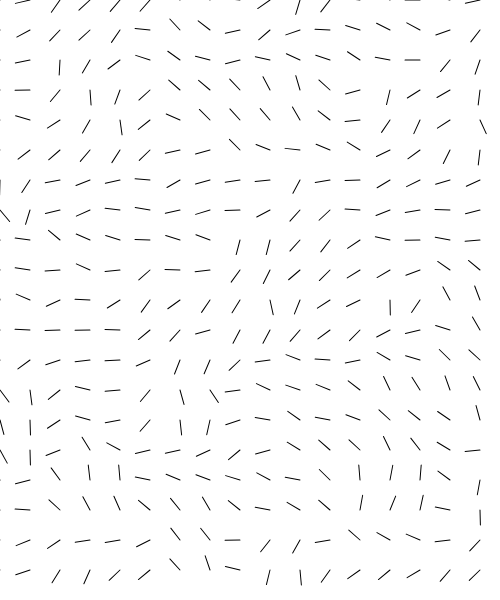
Frame 1 (no input)
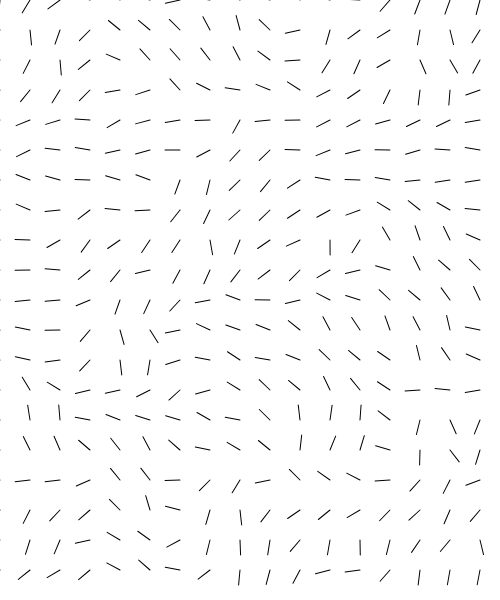
Frame 60 (no input)
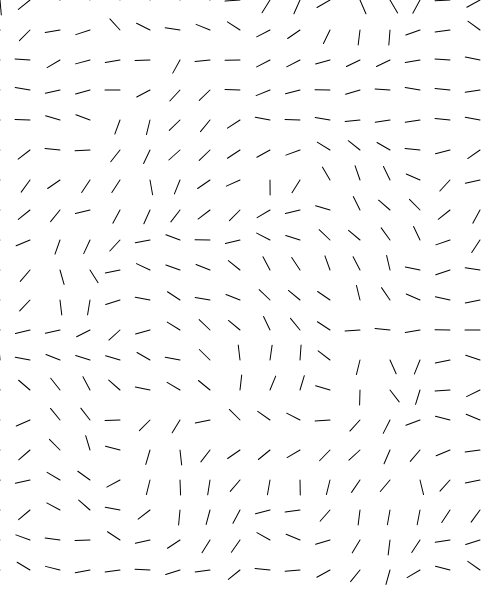
Frame 120 (the mouse pressed at the canvas centre since frame 60)

The p5.js sketch that drew these frames (run headless with seeded random() and noise() and a simulated clock; from frame 60 on, the mouse is pressed at the canvas centre):

// p5.js sketch
// ── sketch.js
var RESOLUTION = 30;

function setup() {
  createCanvas(500, 600);
}

function draw() {
  background(255);
  
  stroke(0);
  for (var y = 0; y < height; y += RESOLUTION) {
    for (var x = 0; x < width; x += RESOLUTION) {
      var xFreq = (x + frameCount) * 0.01;
      var yFreq = (y + frameCount) * 0.01;
      var amp = TWO_PI; // the range of angle
      var noiseValue = noise(xFreq, yFreq) * amp;
      push();
      translate(x,y);
      rotate(noiseValue);
      line(0,0,RESOLUTION/2,0);
      pop();
    }
  }
}
